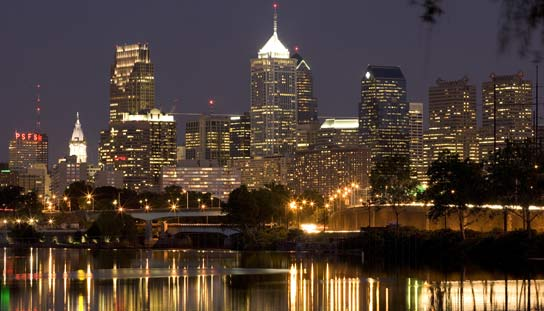
#> input picture project3/train/city/city-002.jpg, 544 x 311 px; its folder holds only this picture in this run
$ python main.py
#> lines starting #> are read from the running program, lines starting #| are printed output that depends on the picture
#Elif Çalışkan 2016400183
import cv2 as cv
import numpy as np
from sklearn import svm
from sklearn.cluster import KMeans
import os
from sklearn.model_selection import GridSearchCV
from sklearn.metrics.pairwise import chi2_kernel
from sklearn.metrics import confusion_matrix, classification_report
from sklearn.svm import SVC

dirNames = np.zeros((0))
descriptions = np.zeros((0,128))
labels = np.zeros((0))
clusterCount = 50
filePaths = np.zeros((0))
sift = cv.xfeatures2d.SIFT_create()

for root, dirs, files in os.walk("./train"):
    for dir in dirs:
        dirNames = np.append(dirNames, [dir])
        print(dirNames)
        for root1, dirs1, files1 in os.walk("./train/"+dir):
            for file in files1:
                path = "./train/"+dir+ "/" +file
                filePaths = np.append(filePaths, path)
                img = cv.resize(cv.imread(path), (150, 150), cv.INTER_AREA)
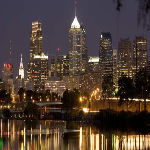
#> img: shape (150, 150, 3); mean B, G, R 52.4, 61.8, 77.3
                kp, des = sift.detectAndCompute(img, None)
#> kp = 172 keypoints; strongest (x, y, size): (21, 72, 3.9), (117, 90, 2), (46, 57, 2.1), (96, 60, 4.2)
                descriptions = np.append(descriptions, des, 0)
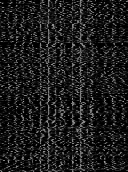
#> descriptions: shape (172, 128) float64; min 0, max 163, mean 28.4
                labels = np.append(labels, dir)

kmeans = KMeans(n_clusters=clusterCount)
kmeans.fit(descriptions)
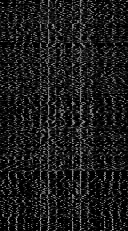
#> descriptions: shape (231, 128) float64; min 0, max 194, mean 27.4

image_descriptions = np.zeros((filePaths.size, clusterCount))
c = 0
for path in filePaths:
    img = cv.resize(cv.imread(path), (150, 150), cv.INTER_AREA)
    kp, des = sift.detectAndCompute(img, None)
#> (the run stopped early here; a loop or call above may not have finished)
